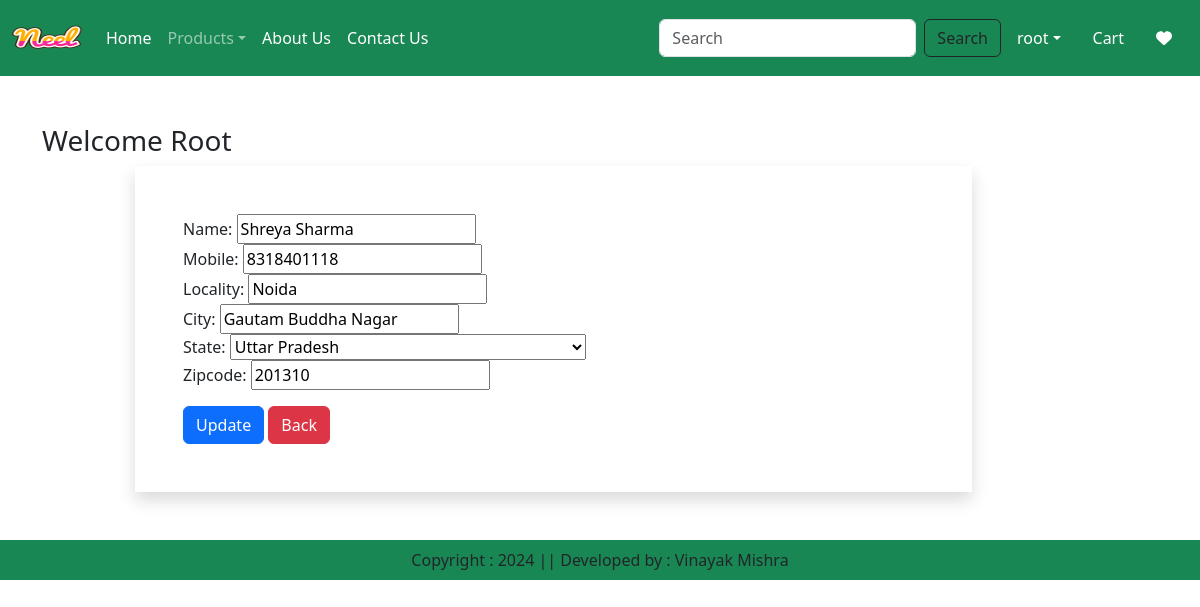
The app's page /updateAddress/2 (signed in) with its own data.
### app/models.py (models this page shows, shortened)
class Customer(models.Model):
    user = models.ForeignKey(User, on_delete=models.CASCADE)
    name = models.CharField(max_length=200)
    locality = models.CharField(max_length=200)
    city = models.CharField(max_length=50)
    mobile =models.IntegerField(default=0)
    zipcode = models.IntegerField()
    state = models.CharField(choices=STATE_CHOICES, max_length=100)

### app/views.py (the view, shortened to what this page needs)
# urls.py: path('updateAddress/<int:pk>', views.updateAddress.as_view(), name='updateAddress'),
@method_decorator(login_required,name='dispatch')
class updateAddress(View):
    def get(self,request,pk):
        add = Customer.objects.get(pk=pk)
        form = CustomerProfileForm(instance=add)
        totalitem = 0
        wishlitem = 0
        if request.user.is_authenticated:
         totalitem = len(Cart.objects.filter(user=request.user))
         wishitem = len(Wishlist.objects.filter(user=request.user))
        return render(request, 'app/updateAddress.html', locals())

### app/forms.py
class CustomerProfileForm(forms.ModelForm):
       class Meta:
           model = Customer
           fields = ['name', 'mobile', 'locality', 'city', 'state', 'zipcode']
           widgets={
               'name':forms.TextInput(attrs={'class':'from-control'}),
                 'locality':forms.TextInput(attrs={'class':'from-control'}),
                   'city':forms.TextInput(attrs={'class':'from-control'}),
                     'mobile':forms.NumberInput(attrs={'class':'from-control'}),
                       'state':forms.Select(attrs={'class':'from-control'}),
                         'zipcode':forms.NumberInput(attrs={'class':'from-control'}),
           }

### app/templates/app/updateAddress.html (shortened to what this page needs)
{% extends 'app/base.html' %}
{% load static %}
{% block main-content %}
<div class="container my-5">
    <div class="row">
        <h3>Welcome <span class="text-capitalize">{{ request.user }}</span></h3>
    </div>
    <div class="col-sm-9 offset-sm-1">
        <form action="" method="post" class="shadow p-5 ">
            {% for fm in form %}
                {{ fm.label_tag }} {{ fm }} <small class="text-danger">{{ fm.errors|striptags }}</small><br>
            {% endfor %}
            <div class="col-12 mt-3">
                <button type="submit" class="btn btn-primary">Update</button>
                <a href="{% url 'address' %}" type="button" class="btn btn-danger">Back</a>
            </div>
        </form>
    </div>
</div>
{% endblock main-content %}

### app/templates/app/base.html (shortened to what this page needs)
{% load static %}
<!DOCTYPE html>
<html lang="en">
<head>
    <link href="https://cdn.jsdelivr.net/npm/bootstrap@5.3.3/dist/css/bootstrap.min.css" rel="stylesheet">
    <link rel="stylesheet" href="https://cdnjs.cloudflare.com/ajax/libs/font-awesome/6.0.0-beta3/css/all.min.css">
    <link rel="stylesheet" href="{% static 'app/css/owl.carousel.min.css' %}"/>
    <link rel="stylesheet" href="{% static 'app/css/all.min.css' %}"/>
    <link rel="stylesheet" href="{% static 'app/css/style.css' %}"/>
</head>
<body>
    <nav class="navbar navbar-expand-lg navbar-dark bg-success">
        <div class="container-fluid">
            <a class="navbar-brand" href="#"><img src="{% static 'app/images/product/neel.png' %}" width="70" height="50" alt="Brand Logo"></a>
            <div class="collapse navbar-collapse" id="navbarSupportedContent">
                <ul class="navbar-nav me-auto mb-2 mb-lg-0">
                    {% if request.user.is_authenticated %}
                    <li class="nav-item">
                        <a class="nav-link active" aria-current="page" href="/">Home</a>
                    </li>
                    <li class="nav-item dropdown">
                        <a class="nav-link dropdown-toggle" href="#" role="button" data-bs-toggle="dropdown" aria-expanded="false">Products</a>
                    </li>
                    <li class="nav-item">
                        <a class="nav-link text-white" href="{% url 'about' %}">About Us</a>
                    </li>
                    <li class="nav-item">
                        <a class="nav-link text-white" href="{% url 'contact' %}">Contact Us</a>
                    </li>
                </ul>
                <form class="d-flex" role="search" action="/search">
                    <input class="form-control me-2" type="search" placeholder="Search" aria-label="Search" name="search">
                    <button class="btn btn-outline-dark " type="submit">Search</button>
                </form>
            </div>
            <ul class="navbar-nav ms-auto mb-2 mb-lg-0">
                <li class="dropdown mx-2 nav-item">
                    <a class="nav-link dropdown-toggle text-white" href="#" id="profileDropdown" role="button" data-bs-toggle="dropdown" aria-expanded="false">{{ request.user.username }}</a>
                </li>
                <li class="nav-item mx-2">
                    <a href="{% url 'showcart' %}" class="nav-link text-white"> Cart</a>
                </li>
                <li class="nav-item mx-2">
                    <a href="{% url 'showwishlist' %}" class="nav-link text-white"> <i class="fa fa-heart"></i></a>
                </li>
                {% endif %}
            </ul>
        </div>
    </nav>
    {% block main-content %}{% endblock %}
    <footer class="container-fluid bg-success text-center p-2 mt-5">
        Copyright : 2024 || Developed by : Vinayak Mishra
    </footer>
</body>
</html>

### records on screen
Customer: form "Shreya Sharma" "8318401118" "Noida" "Gautam Buddha Nagar" "Uttar Pradesh" "201310"

### other values on screen
{{ request.user.username }} "root"
{{ request.user }} "Root"
{{ fm.label_tag }} "Name:" "Mobile:" "Locality:" "City:" "State:" "Zipcode:"
